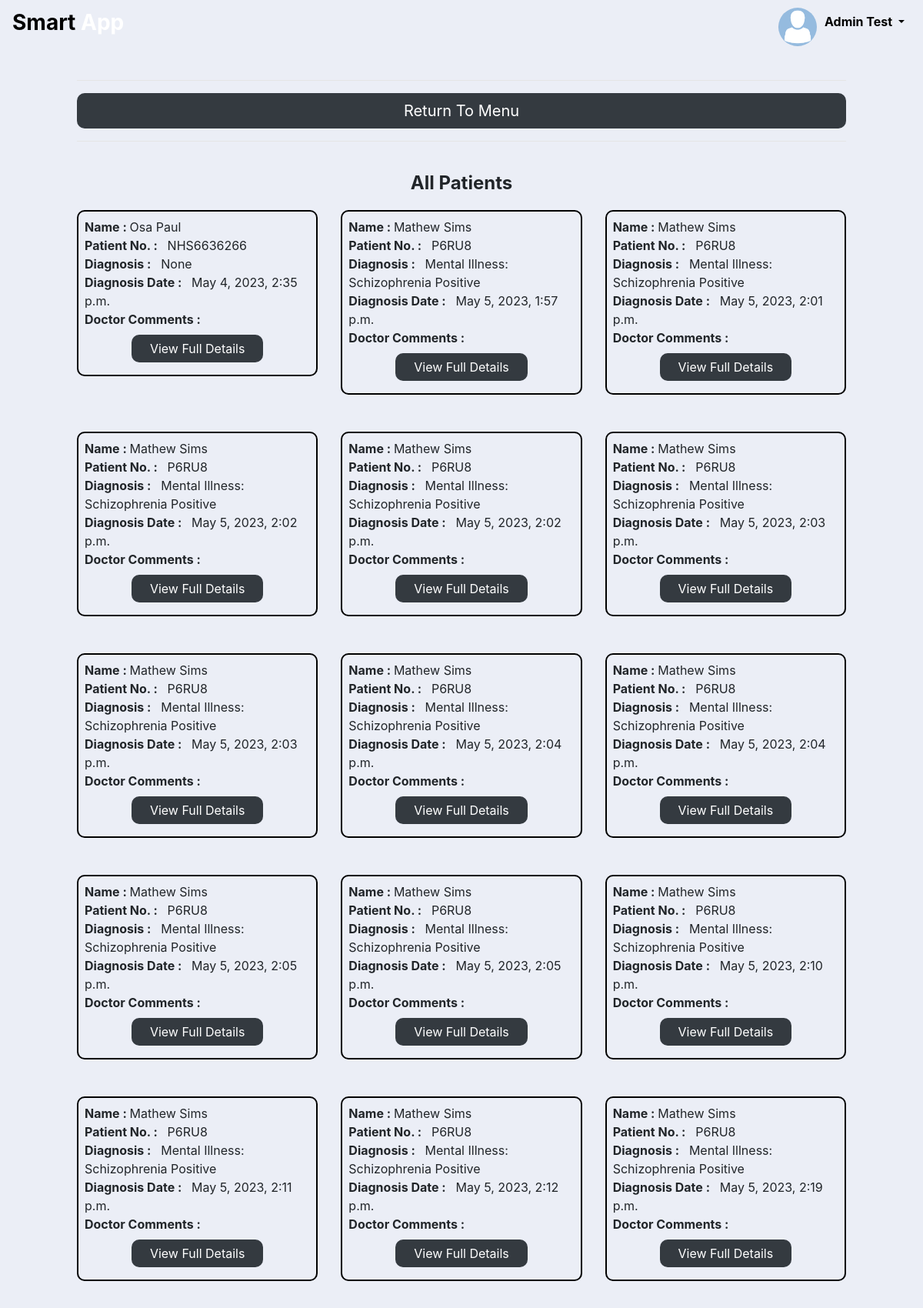
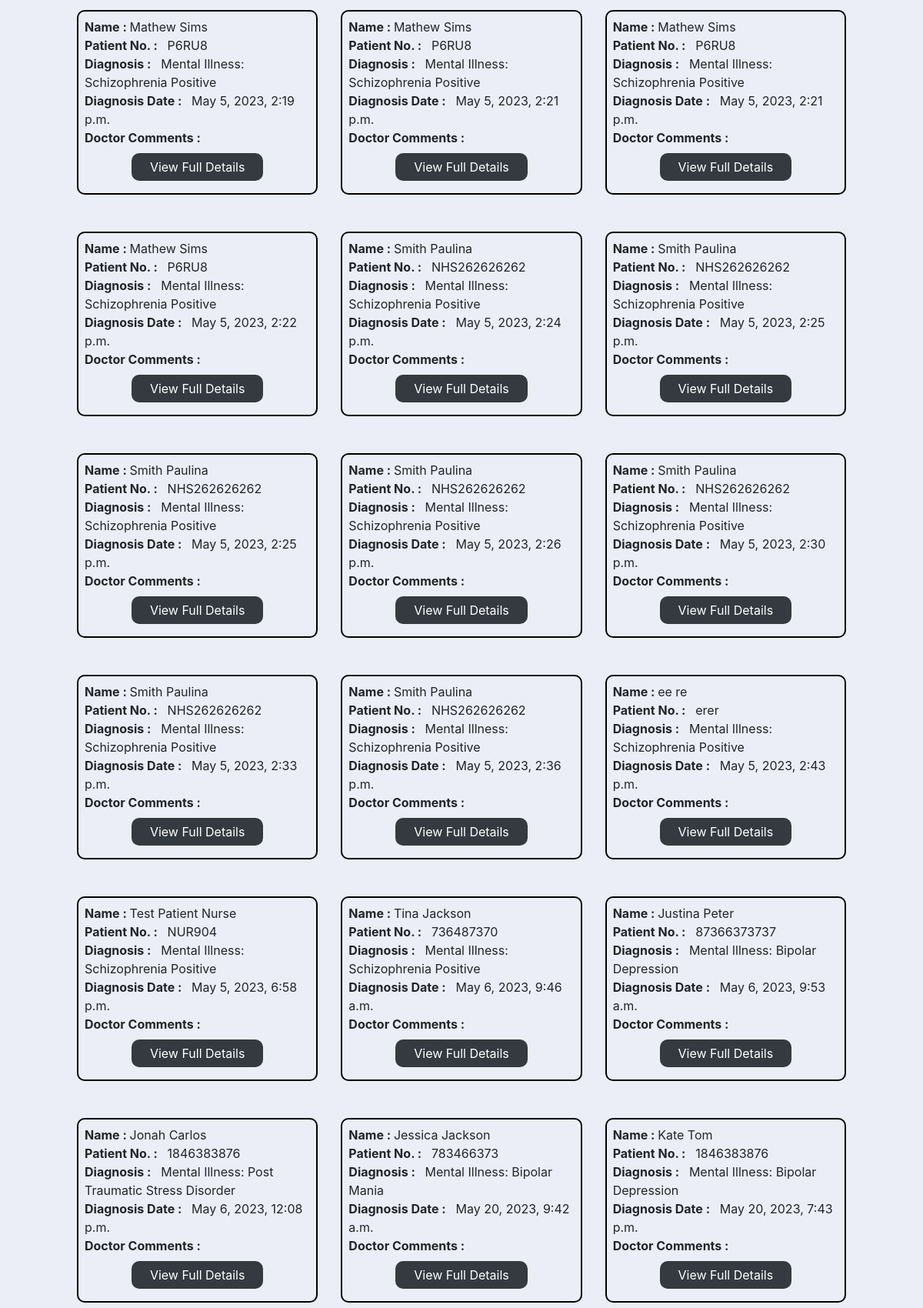
Page /result/ (signed in, upper part) on the committed database (2 pictures, top to bottom).
### Main/models.py (models this page shows, shortened)
class diagnosis(models.Model):
    firstname = models.CharField("Patient's Name", max_length = 30)
    lastname = models.CharField("Patient's Surname", max_length = 30)
    patient_number = models.CharField("Patient's Number", max_length = 20)
    mental_illness = models.ForeignKey(mental_illness, on_delete=models.SET_NULL, null=True, related_name = 'mental_illness')
    symptoms = models.ManyToManyField(symptom, related_name = 'diagnoses')
    staff_user = models.ForeignKey(User, on_delete = models.CASCADE)
    approved = models.BooleanField(default = False)
    timestamp = models.DateTimeField(auto_now_add = True)
    class Meta:
        verbose_name_plural = "Diagnosis"

class mental_illness(models.Model):
    mental_illness_name  = models.CharField('Mental Illness Name', max_length = 150)
    description = models.CharField('Description', max_length = 1000)
    symptoms = models.ManyToManyField(symptom, related_name = 'mental_illnesses')
    def __str__(self):
        return "Mental Illness: %s" % (self.mental_illness_name)
    class Meta:
        verbose_name_plural = "Mental Illness"

### Main/views.py (the view)
# urls.py: path('result/', views.result, name = "result"),
@login_required
def result(request):
    all_patients = diagnosis.objects.all()
    return render(request, 'main/view_patients.html', {'all_patients' : all_patients})

### templates/main/view_patients.html (shortened to what this page needs)
{% extends 'partials/base.html' %}
{% block content %}
<div style="padding: 20px 100px 20px 100px">
	<hr class="bg-white">
		<a href="../../../" role="button" class="btn btn-dark btn-lg btn-block border-button-radius">Return To Menu</a>
	<hr class="bg-white">
	<div class="pt-4">
		<center>
			<h4><b> All Patients </b></h4>
		</center>
		<div class="row" style="margin-top: 20px">
			{% for patient in all_patients %}
			<div class="col-md-4">
				<div style="border: 2px solid black; border-radius: 10px" class="p-2">
					<b>Name : </b> {{patient.firstname}} {{patient.lastname}}
					<br>
					<b>Patient No. : </b> &nbsp; {{patient.patient_number}}
					<br>
					<b> Diagnosis : </b> &nbsp; {{patient.mental_illness}}
					<br>
					<b>Diagnosis Date : </b> &nbsp; {{patient.timestamp}}
					<br>
					<b> Doctor Comments : &nbsp; {{patient.form}} </b>
					<br>
					<center><a href="#" id="delete_button">
						<button type="button" class="btn btn-dark border-button-radius mt-2 px-4 mb-2">View Full Details </button>
					</a></center>
				</div>
				<br><br>
			</div>
			{% endfor%}
		</div>
	</div>
</div>
{% endblock %}

### templates/partials/nav_bar.html (shortened to what this page needs)
<nav class="navbar navbar-expand-lg navbar-dark text-dark">
  <a class="navbar-brand text-dark" href="/"><h3><b><span style="color: black">Smart</span> <span style="color: white"> App </span></b></h3></a>
  <div class="collapse navbar-collapse" id="navbarSupportedContent">
	<ul class="navbar-nav">
	{% if request.user.is_authenticated %}
      <li class="nav-item dropdown">
        <a class="nav-link dropdown-toggle" style="color: black" href="#" id="navbarDropdown" role="button" data-toggle="dropdown" aria-haspopup="true" aria-expanded="false">
		<img src="/media/default-avator.png" alt="profile picture" class="navbar-img" style="width: 50px; height: 50px; float: left; border-radius: 50%; background-size: auto 100%; margin-right: 10px; margin-top: -6px">
		 <span><b> {{request.user.first_name | capfirst}} {{request.user.last_name | capfirst}} </b></span>
        </a>
      </li>
	{% endif %}
	</ul>
  </div>
</nav>

### static/css/main_style.css (style rules this page uses)
.border-button-radius { border: 0px solid transparent; border-radius: 10px!important; }

### rows in the picture
diagnosis: firstname "Osa", lastname "Paul", patient_number "NHS6636266", mental_illness "None", timestamp "May 4, 2023, 2:35 p.m."
diagnosis: firstname "Mathew", lastname "Sims", patient_number "P6RU8", mental_illness "Mental Illness: Schizophrenia Positive", timestamp "May 5, 2023, 1:57 p.m."
diagnosis: firstname "Mathew", lastname "Sims", patient_number "P6RU8", mental_illness "Mental Illness: Schizophrenia Positive", timestamp "May 5, 2023, 2:01 p.m."
diagnosis: firstname "Mathew", lastname "Sims", patient_number "P6RU8", mental_illness "Mental Illness: Schizophrenia Positive", timestamp "May 5, 2023, 2:02 p.m."
diagnosis: firstname "Mathew", lastname "Sims", patient_number "P6RU8", mental_illness "Mental Illness: Schizophrenia Positive", timestamp "May 5, 2023, 2:02 p.m."
diagnosis: firstname "Mathew", lastname "Sims", patient_number "P6RU8", mental_illness "Mental Illness: Schizophrenia Positive", timestamp "May 5, 2023, 2:03 p.m."
diagnosis: firstname "Mathew", lastname "Sims", patient_number "P6RU8", mental_illness "Mental Illness: Schizophrenia Positive", timestamp "May 5, 2023, 2:03 p.m."
diagnosis: firstname "Mathew", lastname "Sims", patient_number "P6RU8", mental_illness "Mental Illness: Schizophrenia Positive", timestamp "May 5, 2023, 2:04 p.m."
diagnosis: firstname "Mathew", lastname "Sims", patient_number "P6RU8", mental_illness "Mental Illness: Schizophrenia Positive", timestamp "May 5, 2023, 2:04 p.m."
diagnosis: firstname "Mathew", lastname "Sims", patient_number "P6RU8", mental_illness "Mental Illness: Schizophrenia Positive", timestamp "May 5, 2023, 2:05 p.m."
diagnosis: firstname "Mathew", lastname "Sims", patient_number "P6RU8", mental_illness "Mental Illness: Schizophrenia Positive", timestamp "May 5, 2023, 2:05 p.m."
diagnosis: firstname "Mathew", lastname "Sims", patient_number "P6RU8", mental_illness "Mental Illness: Schizophrenia Positive", timestamp "May 5, 2023, 2:10 p.m."
diagnosis: firstname "Mathew", lastname "Sims", patient_number "P6RU8", mental_illness "Mental Illness: Schizophrenia Positive", timestamp "May 5, 2023, 2:11 p.m."
diagnosis: firstname "Mathew", lastname "Sims", patient_number "P6RU8", mental_illness "Mental Illness: Schizophrenia Positive", timestamp "May 5, 2023, 2:12 p.m."
diagnosis: firstname "Mathew", lastname "Sims", patient_number "P6RU8", mental_illness "Mental Illness: Schizophrenia Positive", timestamp "May 5, 2023, 2:19 p.m."
diagnosis: firstname "Mathew", lastname "Sims", patient_number "P6RU8", mental_illness "Mental Illness: Schizophrenia Positive", timestamp "May 5, 2023, 2:19 p.m."
diagnosis: firstname "Mathew", lastname "Sims", patient_number "P6RU8", mental_illness "Mental Illness: Schizophrenia Positive", timestamp "May 5, 2023, 2:21 p.m."
diagnosis: firstname "Mathew", lastname "Sims", patient_number "P6RU8", mental_illness "Mental Illness: Schizophrenia Positive", timestamp "May 5, 2023, 2:21 p.m."
diagnosis: firstname "Mathew", lastname "Sims", patient_number "P6RU8", mental_illness "Mental Illness: Schizophrenia Positive", timestamp "May 5, 2023, 2:22 p.m."
diagnosis: firstname "Smith", lastname "Paulina", patient_number "NHS262626262", mental_illness "Mental Illness: Schizophrenia Positive", timestamp "May 5, 2023, 2:24 p.m."
diagnosis: firstname "Smith", lastname "Paulina", patient_number "NHS262626262", mental_illness "Mental Illness: Schizophrenia Positive", timestamp "May 5, 2023, 2:25 p.m."
diagnosis: firstname "Smith", lastname "Paulina", patient_number "NHS262626262", mental_illness "Mental Illness: Schizophrenia Positive", timestamp "May 5, 2023, 2:25 p.m."
diagnosis: firstname "Smith", lastname "Paulina", patient_number "NHS262626262", mental_illness "Mental Illness: Schizophrenia Positive", timestamp "May 5, 2023, 2:26 p.m."
diagnosis: firstname "Smith", lastname "Paulina", patient_number "NHS262626262", mental_illness "Mental Illness: Schizophrenia Positive", timestamp "May 5, 2023, 2:30 p.m."
diagnosis: firstname "Smith", lastname "Paulina", patient_number "NHS262626262", mental_illness "Mental Illness: Schizophrenia Positive", timestamp "May 5, 2023, 2:33 p.m."
diagnosis: firstname "Smith", lastname "Paulina", patient_number "NHS262626262", mental_illness "Mental Illness: Schizophrenia Positive", timestamp "May 5, 2023, 2:36 p.m."
diagnosis: firstname "ee", lastname "re", patient_number "erer", mental_illness "Mental Illness: Schizophrenia Positive", timestamp "May 5, 2023, 2:43 p.m."
diagnosis: firstname "Test Patient", lastname "Nurse", patient_number "NUR904", mental_illness "Mental Illness: Schizophrenia Positive", timestamp "May 5, 2023, 6:58 p.m."
diagnosis: firstname "Tina", lastname "Jackson", patient_number "736487370", mental_illness "Mental Illness: Schizophrenia Positive", timestamp "May 6, 2023, 9:46 a.m."
diagnosis: firstname "Justina", lastname "Peter", patient_number "87366373737", mental_illness "Mental Illness: Bipolar Depression", timestamp "May 6, 2023, 9:53 a.m."
diagnosis: firstname "Jonah", lastname "Carlos", patient_number "1846383876", mental_illness "Mental Illness: Post Traumatic Stress Disorder", timestamp "May 6, 2023, 12:08 p.m."
diagnosis: firstname "Jessica", lastname "Jackson", patient_number "783466373", mental_illness "Mental Illness: Bipolar Mania", timestamp "May 20, 2023, 9:42 a.m."
diagnosis: firstname "Kate", lastname "Tom", patient_number "1846383876", mental_illness "Mental Illness: Bipolar Depression", timestamp "May 20, 2023, 7:43 p.m."

### other values in the picture
{{ request.user.first_name | capfirst }} "Admin"
{{ request.user.last_name | capfirst }} "Test"
